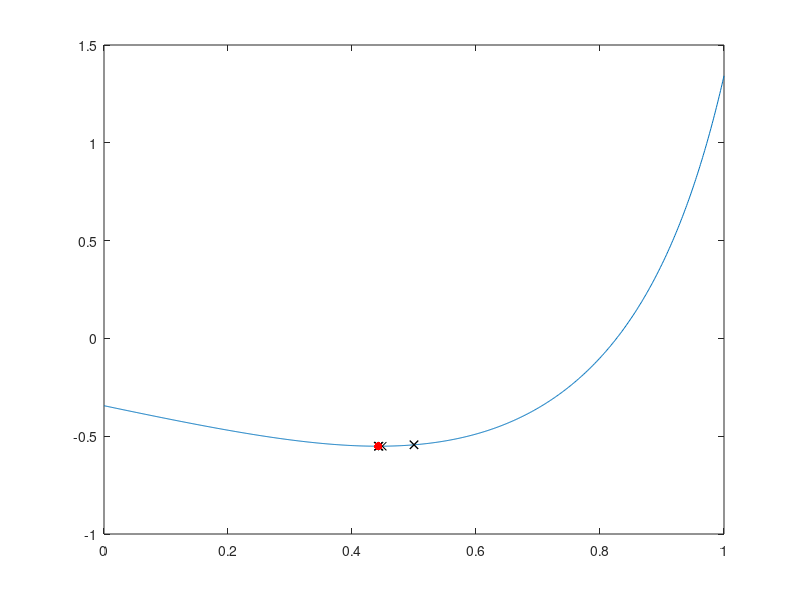

This chart was generated by the following MATLAB code:
function lab04()
    clc();
    clf();

    [debugFlg, delayS] = deal(1, 0.5);
    [a, b] = deal(0, 1);
    [eps, h] = deal(1e-2, 1e-3);

    fplot(@f, [a, b]);
    hold on;

    % newton_method(a, b, eps, h, debugFlg, delayS);

    modified_newton_method(a, b, eps, h, debugFlg, delayS);

    if debugFlg
        [x, fval] = fminbnd(@f, a, b);
        fprintf('fminbnd: x=%.10f, f(x)=%.10f\n', x, fval);
    end

    legend("off");
end

function modified_newton_method(a, b, h, eps, debugFlg, delayS)
    x = (a + b) / 2;

    [f_inc, f_x, f_dec] = deal(f(x + h), f(x), f(x - h));
    [f1, f2] = deal((f_inc - f_dec) / (2 * h), (f_inc - 2 * f_x + f_dec) / (h^2));

    i = 1;
    if debugFlg
        print_iter(i, x, f_x, f1, delayS);
    end

    while abs(f1) >= eps
        i = i + 1;

        [f_inc, f_x, f_dec] = deal(f(x + h), f(x), f(x - h));

        f1 = (f_inc - f_dec) / (2 * h);

        if debugFlg
            print_iter(i, x, f_x, f1, delayS);
        end

        x = x - f1 / f2;
    end;

    if debugFlg
        fprintf('RESULT: %2d iterations: x=%.10f, f(x)=%.10f\n', i, x, f_x);
        scatter(x, f_x, 'r', 'filled');
    end
end

function newton_method(a, b, h, eps, debugFlg, delayS)
    x = (a + b) / 2;

    i = 0;

    do
        i = i + 1;

        [f_inc, f_x, f_dec] = deal(f(x + h), f(x), f(x - h));

        [f1, f2] = deal((f_inc - f_dec) / (2 * h), (f_inc - 2 * f_x + f_dec) / (h^2));

        if debugFlg
            print_iter(i, x, f_x, f1, delayS);
        end

        x_prev = x;
        x = x_prev - f1 / f2;
    until abs(x - x_prev) < eps;

    if debugFlg
        fprintf('RESULT: %2d iterations: x=%.10f, f(x)=%.10f\n', i, x, f_x);
        scatter(x, f_x, 'r', 'filled');
    end
end

function print_iter(i, x, f_x, f1, delayS)
    fprintf("№ %2d:\t x = %.10f, f(x) = %.10f, f\'(x) = %.10f \n", i, x, f_x, f1);
    plot(x, f_x, 'xk');
    hold on;
    pause(delayS);
end

function y = f(x)
    k = power(5,1/3);

    y = sinh((3 * power(x,4) - x + sqrt(17) - 3) / 2) + sin((k * power(x, 3) - k * x + 1 - 2 * k) ./ (-power(x,3) + x + 2));
end
